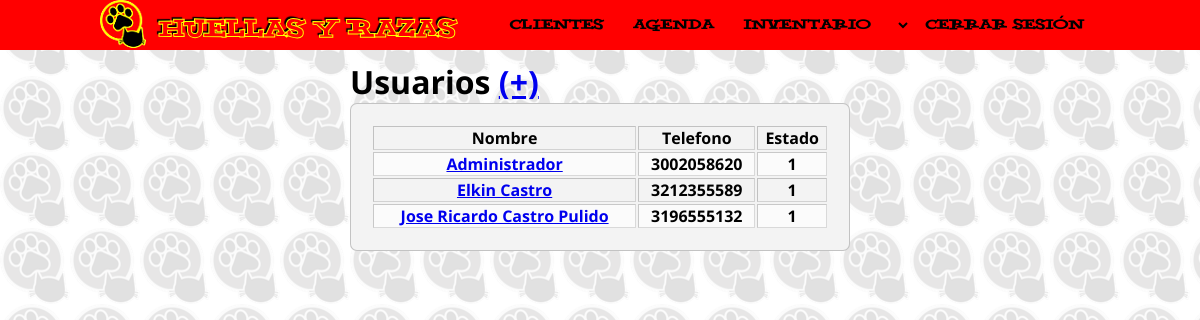
The app's page /verclientes.php (signed in) with its own data.
### tables this page shows
CREATE TABLE `usertbl` (
  `idusu` int(11) NOT NULL AUTO_INCREMENT,
  `full_name` text NOT NULL,
  `username` text NOT NULL,
  `direccion` text NOT NULL,
  `ncelular` text NOT NULL,
  `password` text NOT NULL,
  `fcreacion` date NOT NULL,
  `estado` int(1) NOT NULL,
  PRIMARY KEY (`idusu`)
);

### verclientes.php (the view, shortened to what this page needs)
<?php
if(!isset($_SESSION["session_username"])) {
	header("location:login.php");
} else {
?>
<?php
$res=mysql_query("select * from usertbl");
include("includes/header_herramientas_admin.php");
?>
<table border="1">
    <caption><h1>Usuarios <a href="register.php">(+)</a></h1></caption>
 <tr>
     <th>Nombre</th>
     <th>Telefono</th>
     <th>Estado</th>
 </tr>
 <?php
 while($fila=mysql_fetch_array($res)){
 ?>
 <tr>
     <th><a href="perfilusuarios.php?usu=<?php echo $fila['full_name']; ?>" ><?php echo $fila['full_name']; ?> </a></th>
     <th><?php echo $fila['ncelular']; ?></th>
     <th><div name="register" onclick="location='./verclientes.php?url=<?php echo $fila['username']; ?>';"><?php echo $fila['estado']; ?></div></th>
 </tr>
 <?php
 }
 ?>
</table>
<?php } ?>

### css/estilos.css (style rules this page uses)
* { margin: 0; padding: 0; box-sizing: border-box; }
body { font-family: 'Open Sans', sans-serif; }
h1 { float: left; }

### css/formulario.css (style rules this page uses)
table { text-transform: capitalize; margin:auto; margin-top: 60px; width: 90%; max-width: 500px; max-height: 1000px; background: #F3F3F3; padding: 20px; border: 1px solid rgba(0,0,0,0.2); border-radius: 7px; }
tr:nth-child(odd) { background-color:#grey; }
tr:nth-child(even) { background-color:#fbfbfb; }

### records on screen
usertbl: full_name "Administrador", ncelular "3002058620", estado "1"
usertbl: full_name "Elkin Castro", ncelular "3212355589", estado "1"
usertbl: full_name "Jose Ricardo Castro Pulido", ncelular "3196555132", estado "1"
